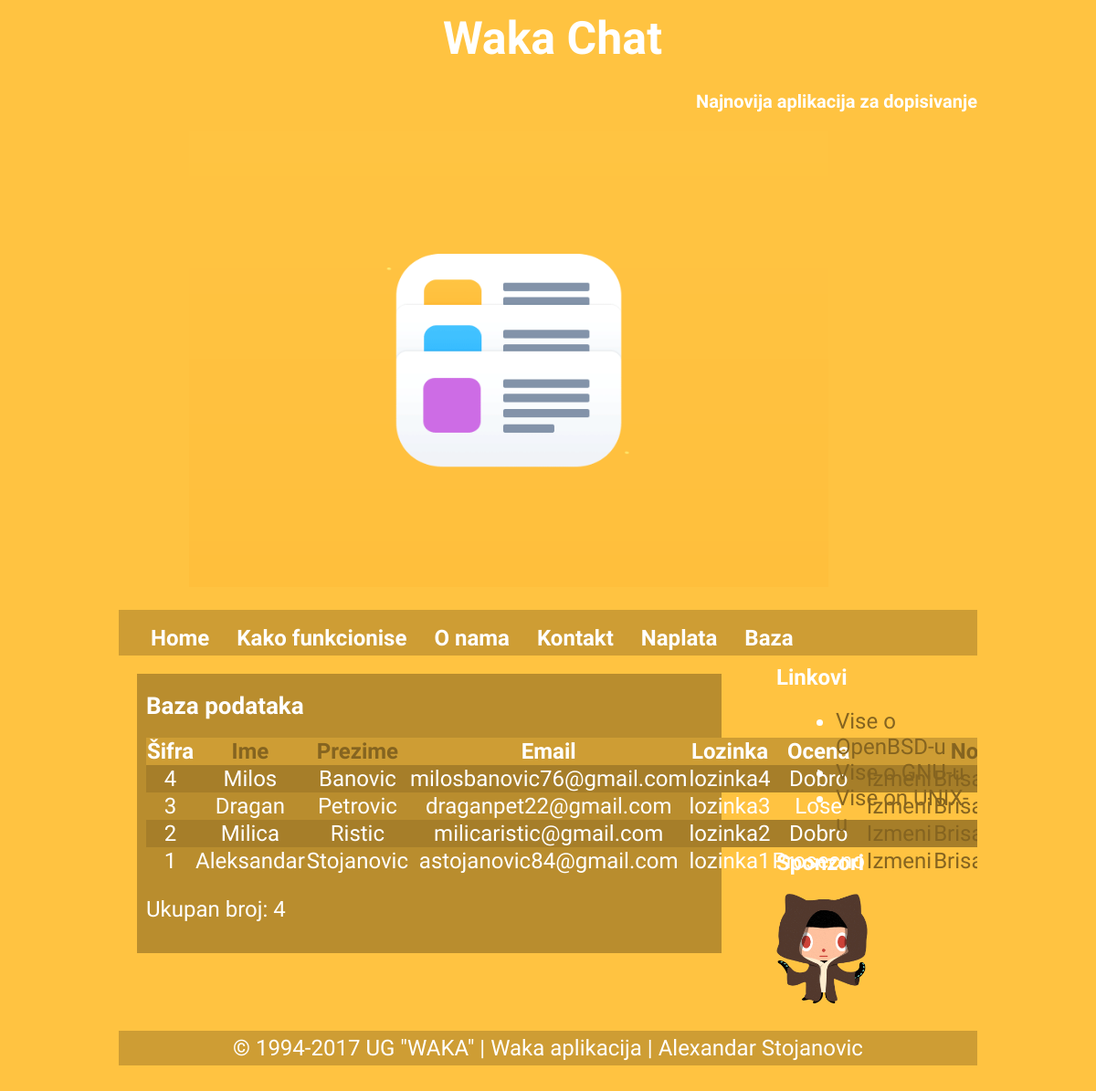
Page /table.php on the committed database.
### tables this page shows
CREATE TABLE `member` (
  `id_member` int(11) NOT NULL,
  `ime_m` varchar(25) NOT NULL,
  `prezime_m` varchar(25) NOT NULL,
  `email_m` varchar(50) NOT NULL,
  `lozinka_m` varchar(20) NOT NULL,
  `id_ocena` int(11) NOT NULL
);

CREATE TABLE `ocena` (
  `id_ocena` int(11) NOT NULL,
  `ocena_o` varchar(20) NOT NULL,
  `komentar` varchar(100) NOT NULL,
  `verzija` varchar(50) NOT NULL
);

### table.php (the view, shortened to what this page needs)
<?php
include_once ("db.php");
include("head.php");
include("header.php");
include("nav.php");
?>
	<main>
		<content>
			<article>
				<h2>Baza podataka</h2>
<?php
if(isset($_GET['akcija'])) {
	if($_GET['akcija']=="new"){
		echo "<h2>Novi</h2>";
		$data["btn_submit"] = "Sačuvaj";
    $data["id_member"] = "";
		$data["ime"] = "";
		$data["prezime"] = "";
		$data["email"] = "";
		$data["lozinka"] = "";
		$data["id_ocena"] = "";
    $lista=dropPO($conn, 0);
	}
	if($_GET['akcija']=="edit"){
		echo "<h2>Izmena</h2>";
		$data["btn_submit"] = "Izmeni";
	}
	if($_GET['akcija']=="del"){
		echo "<h2>Brisanje</h2>";
		$data["btn_submit"] = "Brisanje";
	}
  if($_GET['akcija']=="edit" or $_GET['akcija']=="del"){
		$sql="SELECT * FROM member WHERE id_member=".$_GET['id'];
		$result = mysqli_query($conn, $sql) or die (mysqli_error($conn)." $sql");
		$row = mysqli_fetch_assoc($result);
		$data["id_member"] = $row['id_member'];
		$data["ime"] = $row['ime_m'];
		$data["prezime"] = $row['prezime_m'];
		$data["email"] = $row['email_m'];
		$data["lozinka"] = $row['lozinka_m'];
		$data["id_ocena"] = $row['id_ocena'];
    $lista=dropPO($conn, $row['id_ocena']);
	}
?>
	<form action="<?php echo $_SERVER['PHP_SELF']; ?>" method="post">
		<input type="hidden" name="f_id_member" value="<?php echo $data["id_member"]; ?>"><br>
		<label>Ime:</label>
		<input type="text" name="f_ime" value="<?php echo $data["ime"]; ?>"><br>
		<label>Prezime:</label>
		<input type="text" name="f_prezime" value="<?php echo $data["prezime"]; ?>"><br>
		<label>Email:</label>
		<input type="text" name="f_email" value="<?php echo $data["email"]; ?>"><br>
		<label>Lozinka:</label>
		<input type="text" name="f_lozinka" value="<?php echo $data["lozinka"]; ?>"><br>
		<label>Ocena:</label>
    <select name="f_id_ocena"><?php echo $lista; ?></select><br>
		<input type="submit" name="send" value="<?php echo $data["btn_submit"]; ?>">
		<button type="link"  href="<?php echo $_SERVER['PHP_SELF']; ?>">Odustani</button>
	</form>
<?php
}	else {
  if (isset($_GET['sort'])){
		if ($_GET['sort']=="ime"){
			$sort = "ime_m";
		}
		if ($_GET['sort']=="prezime"){
			$sort = "prezime_m";
		}
	} else {
		$sort = "id_member desc";
	}
	$sql="select *, ocena_o ";
	$sql.="from member ";
	$sql.="LEFT JOIN ocena on member.id_ocena = ocena.id_ocena ";
    $sql.="order by ".$sort;
	$result = mysqli_query($conn, $sql);
?>
  <table border=0>
		<tr>
			<th>Šifra</th>
			<th><a href="<?php echo $_SERVER['PHP_SELF'].'?sort=ime' ?>" >Ime</a></th>
			<th><a href="<?php echo $_SERVER['PHP_SELF'].'?sort=prezime' ?>" >Prezime</a></a></th>
			<th>Email</a></th>
			<th>Lozinka</th>
			<th>Ocena</th>
      <th> </th>
			<th><a href="<?php echo $_SERVER['PHP_SELF'].'?akcija=new' ?>" class=btn>Novi</a></th>
		</tr>
	<?php
		foreach($result as $row){
			echo "<tr>";
        echo "<td>".$row['id_member']."</td>";
				echo "<td>".$row['ime_m']."</td>";
				echo "<td>".$row['prezime_m']."</td>";
        		echo "<td>".$row['email_m']."</td>";
        		echo "<td>".$row['lozinka_m']."</td>";
				echo "<td>".$row['ocena_o']."</td>";
        echo "<td><a href='". $_SERVER['PHP_SELF']."?akcija=edit&id=".$row['id_member']."' class=btn>Izmeni</a></td>";
				echo "<td><a href='". $_SERVER['PHP_SELF']."?akcija=del&id=".$row['id_member']."' class=btn>Brisanje</a></td>";
			echo "</tr>";
		}
	echo "</table>";
	echo "<p>Ukupan broj: ". mysqli_num_rows($result)."</p>";
}
  ?>
   </article>
        </content>
        <?php include("aside.php"); ?>
      </main>
<?php
include("footer.php");
?>

### head.php (shortened to what this page needs)
<!doctype html>
<html lang="sr">
<head>
	<link href="mojstil.css" type="text/css" rel="stylesheet">
</head>
<body>
<div id="wrapper">

### header.php
<header>
	<h1>Waka Chat</h1>
	<h2>Najnovija aplikacija za dopisivanje</h2>
	<img class="centar" src="img/app.gif" width="700" height="500" />
</header>

### nav.php
<nav>
<?php
	echo '<ul>
				<li><a href="index.php" >Home</a></li>
				<li><a href="funkc.php" >Kako funkcionise</a></li>
				<li><a href="about.php" >O nama</a></li>
				<li><a href="contact.php" >Kontakt</a></li>
				<li><a href="naplata.php" >Naplata</a></li>
				<li><a href="table.php" >Baza</a></li>
		</ul>';
?>
</nav>

### aside.php
<aside>
<?php
	echo '
	<h3>Linkovi</h3>
					<ul>
						<li><a href="https://en.wikipedia.org/wiki/OpenBSD" >Vise o OpenBSD-u</a></li>
						<li><a href="https://en.wikipedia.org/wiki/GNU" >Vise o GNU-u</a></li>
						<li><a href="https://en.wikipedia.org/wiki/Unix" >Vise on UNIX-u</a></li>
					</ul>
	<h3>Sponzori</h3>
	<a href="https://github.com/"> <img src="img/git.png" width="100" height="120" /> </a>
	';
?>
</aside>

### footer.php
<footer>
<?php
	echo '<p>&copy; 1994-2017 UG "WAKA" | Waka aplikacija | Alexandar Stojanovic</p>';
?>
</footer>
</div>
</body>
</html>

### mojstil.css (style rules this page uses)
body { background:#ffc341; font-family: 'Boogaloo', cursive; color:#fff; font-size:24px; }
h1 { text-align:center; font-weight:bold; font-size:26px; color:#fff; margin:10px 0 20px 0; }
h2,h3,h4,h5,h6 { font-weight:bold; font-size:26px; color:#fff; margin:10px 0 20px 0; }
#wrapper { width:940px; margin: 10px auto; border:3px solid #ffc341; border-radius:10px auto; background:#ffc341; }
header h1 { float:center; font-size:50px; margin:0 0 18px 10px; }
header h2 { float:right; font-size:20px; margin:34 30 18px 0px; font-style:; }
nav { background:#CE9D34; font-size:24px; font-weight:bold; height:50px; margin-top:-5px; }
nav ul { list-style:none; padding:17px 0 0 20px; }
nav a { float:left; text-decoration:none; padding:0px 15px; color:#fff; }
a { color:#856420; text-decoration: none; }
main { overflow:hidden; }
content { float:left; width:640px; margin-left:20px; }
article { background:#B98D2E; padding:10px; margin-top:20px; }
img.centar { float:center; margin:0 0 0px 77px; }
aside { float:right; width:220px; }
aside h3 { font-size:24px; }
aside ul { list-style:; color:#fff; margin:15px 0 15px 25px; }
table { border-collapse: collapse; width: 100%; }
th, td { text-align: center; padding: ; }
tr:nth-child(even) { background-color:#A67E29 }
th { background-color:#CE9D34; color: white; }
footer { clear:both; background:#CE9D34; }
footer p { text-align:center; color:#fff; padding:5px; }

### rows in the picture
member: id_member "4", ime_m "Milos", prezime_m "Banovic", email_m "milosbanovic76@gmail.com", lozinka_m "lozinka4", id_ocena.ocena_o "Dobro"
member: id_member "3", ime_m "Dragan", prezime_m "Petrovic", email_m "draganpet22@gmail.com", lozinka_m "lozinka3", id_ocena.ocena_o "Lose"
member: id_member "2", ime_m "Milica", prezime_m "Ristic", email_m "milicaristic@gmail.com", lozinka_m "lozinka2", id_ocena.ocena_o "Dobro"
member: id_member "1", ime_m "Aleksandar", prezime_m "Stojanovic", email_m "astojanovic84@gmail.com", lozinka_m "lozinka1", id_ocena.ocena_o "Prosecno"

### other values in the picture
mysqli_num_rows($result) "4"
